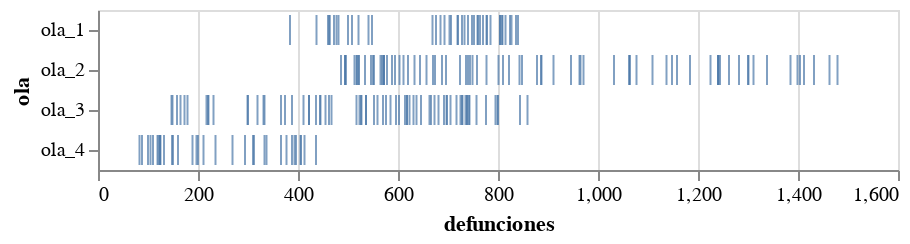

Notebook cell for this chart:
### Code cell
alt.Chart(subset).mark_tick().encode(
    x='defunciones',
    y='ola'
)

### Figure 1 — Vega-Lite specification as saved in the notebook (floating-point values rounded to 4 significant figures; data arrays with more than 128 entries replaced by an {"elided": "..."} marker saying what was removed)
{"config": {"view": {"continuousWidth": 400, "continuousHeight": 300}}, "data": {"name": "data-d890a312e706441eddd27d5ad24743f9"}, "mark": "tick", "encoding": {"x": {"field": "defunciones", "type": "quantitative"}, "y": {"field": "ola", "type": "nominal"}}, "$schema": "https://vega.github.io/schema/vega-lite/v4.17.0.json", "datasets": {"data-d890a312e706441eddd27d5ad24743f9": {"elided": "226 records"}}}
